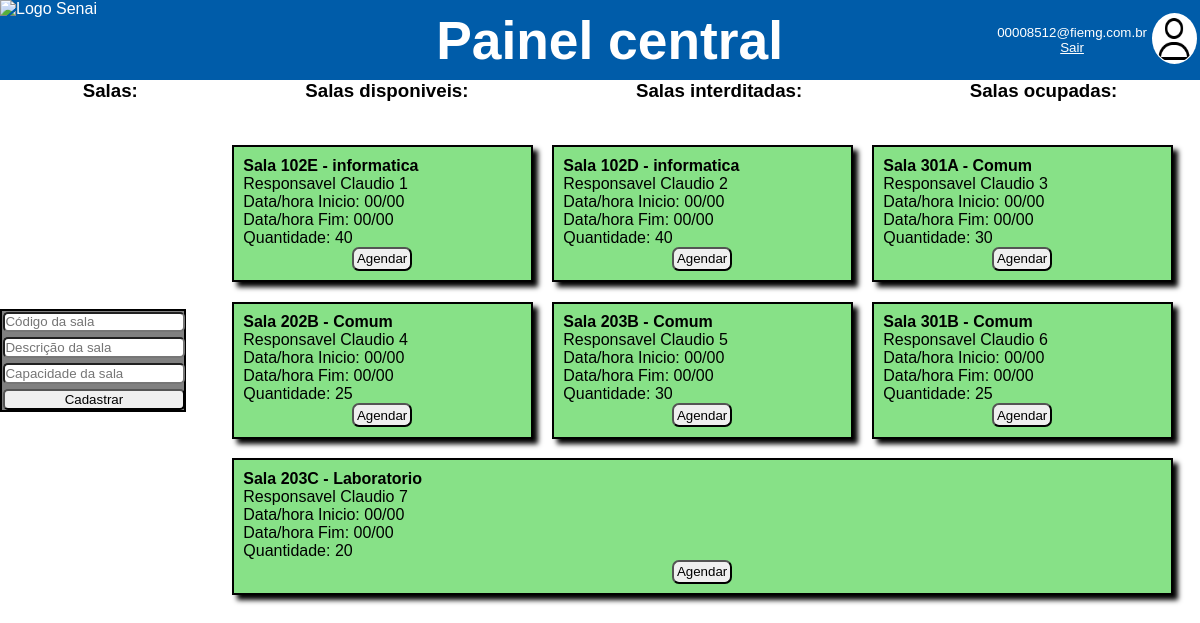
The page /html/home.php (signed in) on the database its author committed.
### tables this page shows
CREATE TABLE IF NOT EXISTS `salas` (
  `id` int NOT NULL AUTO_INCREMENT,
  `codigo` varchar(10) NOT NULL,
  `descricao` text NOT NULL,
  `capacidade` int NOT NULL,
  PRIMARY KEY (`id`),
  UNIQUE KEY `codigo` (`codigo`)
);

### html/home.php (the view, shortened to what this page needs)
<?php
include "../php/conectar_banco_de_dados.php"
?>
<!DOCTYPE html>
<html lang="pt-br">
    <head>
        <link rel="stylesheet" href="../css/home.css">
    </head>
    <body>
        <header>
            <img src="../img/senai.png" alt="Logo Senai" class="senai_logo">
            <h1 class="titulo">Painel central</h1>
            <div class="perfil">
                <div><img src="../img/imagem_funcionario.png" alt="imagem_funcionario" class="img_perfil"></div>
                <div class="teste">
                    <?php
                       echo "<p class='registro'>".$_SESSION['email_funcionario']."</p>";
                    ?>
                    <a href="../php/logout_login.php">Sair</a>
                </div>
            </div>
        </header>
                <div class="salas_status">
                    <h3 class=" salas_totais">Salas: </h3>
                    <h3 class=" sala_disponiveis">Salas disponiveis: </h3>
                    <h3 class=" sala_interditadas">Salas interditadas: </h3>
                    <h3 class=" sala_ocupadas">Salas ocupadas: </h3>
                </div>
        <main>
                <?php
                    $verificar = $_SESSION['email_funcionario'];
                    $nivel = mysqli_query($ConexaoSQL, "SELECT nivel FROM funcionarios WHERE email = '$verificar'");
                    $nivel = mysqli_fetch_assoc($nivel);
                    $nivel = $nivel['nivel'];
                    if($nivel == 1) {
                            echo'<div class="tela_criar_sala">'.
                                '<form action="../php/registrar_sala.php" method="post" class="registrar_sala">'.
                                '<input type="text" name="codigo_sala" id="texto_codigo_sala" placeholder="Código da sala" min="3">'.
                                '<input type="text" name="descricao_sala" id="texto_descricao_sala" placeholder="Descrição da sala">'.
                                '<input type="number" name="quantidade_sala" id="numero_quantidade_sala" placeholder="Capacidade da sala" min=1>'.
                                '<input type="submit" value="Cadastrar" id="cadastrar_sala_btn">'.
                                '</form>';
                    }
                    if($nivel == 1) {
                        echo '</div>';
                    }
                    ?>
            <div class="salas">
                <?php
                    $quantidade_salas = mysqli_query($ConexaoSQL, "SELECT * from salas");
                    $quantidade_salas = mysqli_num_rows($quantidade_salas);
                    for ($i=1; $i <= $quantidade_salas; $i++) {
                        $codigo = mysqli_query($ConexaoSQL, "SELECT codigo FROM salas WHERE id = '$i'");
                        $codigo = mysqli_fetch_array($codigo);
                        $codigo = $codigo['codigo'];
                        $descricao = mysqli_query($ConexaoSQL, "SELECT descricao FROM salas WHERE id = '$i'");
                        $descricao = mysqli_fetch_array($descricao);
                        $descricao = $descricao['descricao'];
                        $capacidade = mysqli_query($ConexaoSQL, "SELECT capacidade FROM salas WHERE id = '$i'");
                        $capacidade = mysqli_fetch_array($capacidade);
                        $capacidade = $capacidade['capacidade'];
                        echo "<div class='sala'>".
                                "<form action='../php/agendar_sala_tratamento.php' class='agendamento' method='post'>".
                                    "<h4 class='tag'>Sala ".$codigo." - ".$descricao."</h4>".
                                    "<p class='tag'> Responsavel Claudio ".$i."</p>".
                                    "<p class='tag'>Data/hora Inicio: 00/00</p>".
                                    "<p class='tag'>Data/hora Fim: 00/00</p>".
                                    "<p class='tag'>Quantidade: ".$capacidade."</p>".
                                    "<input type='hidden' name='codigo_sala' value='$codigo'>".
                                    "<input type='hidden' name='descricao_sala' value='$descricao'>".
                                    "<input type='submit' value='Agendar' class='botao'>".
                                    "</form>".
                                    "</div>";
                    }
                ?>
            </div>
        </main>
    </body>
</html>

### css/home.css (style rules this page uses)
* { margin: 0; padding: 0; font-family: Arial, Helvetica, sans-serif; }
header { display: flex; align-items: center; justify-content: space-between; background-color: #005ca9; min-width: 100svw; max-width: fit-content; color: white; }
.titulo { font-size: 40pt; margin-left: 4.5svw; }
.perfil { display: flex; flex-direction: row-reverse; gap: 5px; align-items: center; font-size: 10pt; margin-right: .5svw; }
a { color: white; }
.teste { text-align: center; }
.img_perfil { width: 3.5svw; padding: 3%; height: 6svh; border-radius: 100%; background-color: rgb(255, 255, 255); }
.senai_logo { width: 14svw; height: 10svh; }
main { display: flex; margin: 2% 0 0 0; }
.registrar_sala { display: flex; flex-direction: column; flex-wrap: wrap; gap: 5px; border: solid black 2px; padding: 0.3%; background-color: grey; }
.agendamento { display: flex; flex-direction: column; }
.registrar_sala > input { border-radius: 5px; padding: 0.5%; }
.tela_criar_sala { display: flex; flex-wrap: wrap; flex-basis: 100px; }
.salas_status { display: flex; flex-direction: row; justify-content: space-around; flex-wrap: wrap !important; gap: 2px; max-width: fit-content; min-width: 100svw; }
.salas { display: flex; flex-wrap: wrap; justify-content: start; width: 80svw; margin: auto; }
.salas > div { display: flex; flex-direction: column; flex-grow: 1; flex-shrink: 1; flex-basis: 250px; gap: 5px; margin-left: 2%; margin-top: 2%; border: 2px solid black; padding: 1%; width: 10svw; box-shadow: 5px 5px 5px black; background-color: #77dd77e1; }
.botao { margin: auto; min-width: fit-content; width: 5svw; height: 3svh; border-radius: 7px; }
.tela_criar_sala { align-self: center; }

### rows shown on the page
salas: codigo "102E", descricao "informatica", capacidade "40"
salas: codigo "102D", descricao "informatica", capacidade "40"
salas: codigo "301A", descricao "Comum", capacidade "30"
salas: codigo "202B", descricao "Comum", capacidade "25"
salas: codigo "203B", descricao "Comum", capacidade "30"
salas: codigo "301B", descricao "Comum", capacidade "25"
salas: codigo "203C", descricao "Laboratorio", capacidade "20"

### other values the page prints
$_SESSION['email_funcionario'] "00008512@fiemg.com.br"
